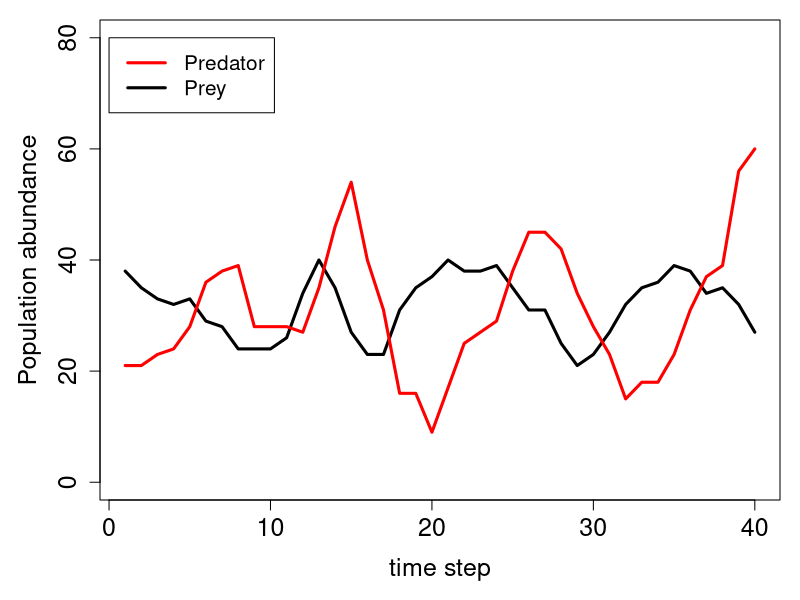

This chart was generated by the following R code:
#IBM Template from https://bradduthie.github.io/blog/individual-based-models-in-r/
#By Brad Duthie

# =============================================================================
# Movement function
# =============================================================================
movement <- function(inds, xloc = 2, yloc = 3, xmax = 8, ymax = 8){
  total_inds   <- dim(inds)[1]; # Get the number of individuals in inds
  move_dists   <- c(-1, 0, 1);  # Define the possible distances to move
  x_move       <- sample(x = move_dists, size = total_inds, replace = TRUE);
  y_move       <- sample(x = move_dists, size = total_inds, replace = TRUE);
  inds[, xloc] <- inds[, xloc] + x_move;
  inds[, yloc] <- inds[, yloc] + y_move;
  # =========   The reflecting boundary is added below
  for(i in 1:total_inds){               # For each individual i in the array
    if(inds[i, xloc] > xmax){         # If it moved passed the maximum xloc
      inds[i, xloc] <- xmax - 1;    # Then move it back toward the centre
    }
    if(inds[i, xloc] < 1){            # If it moved below 1 on xloc
      inds[i, xloc] <- 2;           # Move it toward the centre (2)
    }
    if(inds[i, yloc] > ymax){         # If it moved passed the maximum yloc
      inds[i, yloc] <- ymax - 1;    # Then move it back toward the centre
    }
    if(inds[i, yloc] < 1){            # If it moved below 1 on yloc
      inds[i, yloc] <- 2;           # Then move it toward the centre (2)
    }
  } 
  # =========  Now all individuals should stay on the landscape
  return(inds);
}

# =============================================================================
# Birth function
# =============================================================================
birth <- function(inds, lambda = 0.5, repr_col = 4){
  total_inds       <- dim(inds)[1]; # Get the number of individuals in inds
  ind_cols         <- dim(inds)[2]; # Total inds columns
  inds[, repr_col] <- rpois(n = total_inds, lambda = lambda); 
  total_off        <- sum(inds[, repr_col]);
  # ---- We now have the total number of new offspring; now add to inds
  new_inds     <- array(data = 0, dim = c(total_off, ind_cols));
  new_inds[,1] <- rnorm(n = dim(new_inds)[1], mean = 23, sd = 3);
  new_inds[,2] <- sample(x = 1:8, size = dim(new_inds)[1], replace = TRUE);
  new_inds[,3] <- sample(x = 1:8, size = dim(new_inds)[1], replace = TRUE);
  # ---- Our new offspring can now be attached in the inds array
  inds <- rbind(inds, new_inds);
  return(inds);
}

# =============================================================================
# Death function
# =============================================================================
death <- function(inds, xlen = 8, ylen = 8, dcol = 5, xcol = 2, ycol = 3){
  for(xdim in 1:xlen){      # For each row `xdim` of the landscape...
    for(ydim in 1:ylen){  # For each col `ydim` of the landscape...
      # Get the total number of individuals on the landscape cell
      on_cell <- sum( inds[, xcol] == xdim & inds[, ycol]  == ydim);
      # Only do something if on_cell is more than one
      if(on_cell > 1){
        # Get all of the occupants on the cell
        occupants <- which(inds[, xcol] == xdim & inds[, ycol] == ydim);
        # Sample all but one random occupants to die
        rand_occ  <- sample(x = occupants, size = on_cell - 1);
        # Then add their death to the last column of inds
        inds[rand_occ, dcol] <- 1;
      }
    }
  }
  return(inds);
}

# =============================================================================
# Predation function
# =============================================================================
predation <- function(pred, inds, xcol = 2, ycol = 3, rcol = 4, dcol = 5){
  predators   <- dim(pred)[1]; # Predator number
  pred[, dcol] <- 1;           # Assume dead until proven otherwise
  pred[, rcol] <- 0;           # Assume not reproducing until proven otherwise
  for(p in 1:predators){       # For each predator (p) in the array
    xloc   <- pred[p, xcol]; # Get the x and y locations
    yloc   <- pred[p, ycol];
    N_prey <- sum( inds[, xcol] == xloc & inds[, ycol] == yloc);
    # ----- Let's take care of the predator first below
    if(N_prey > 0){
      pred[p, dcol] <- 0;  # The predator lives
    }
    if(N_prey > 1){
      pred[p, rcol] <- 1;  # The predator reproduces
    }
    # ----- Now let's take care of the prey
    if(N_prey > 0){ # If there are some prey, find them
      prey <- which( inds[, xcol] == xloc & inds[, ycol] == yloc);
      if(N_prey > 2){ # But if there are more than 2, just eat 2
        prey <- sample(x = prey, size = 2, replace = FALSE);
      }
      inds[prey, dcol] <- 1; # Record the prey as dead
    }
  } # We now know which inds died, and which prey died & reproduced
  # ---- Below removes predators that have died
  pred         <- pred[pred[,dcol] == 0,] # Only survivors now left
  # ----- Below adds new predators based on the reproduction above    
  pred_off     <- sum(pred[, rcol]);
  new_pred     <- array(data = 0, dim = c(pred_off, dim(pred)[2]));
  new_pred[,1] <- rnorm(n = dim(new_pred)[1], mean = 23, sd = 3);
  new_pred[,2] <- sample(x = 1:8, size = dim(new_pred)[1], replace = TRUE);
  new_pred[,3] <- sample(x = 1:8, size = dim(new_pred)[1], replace = TRUE);
  pred         <- rbind(pred, new_pred);
  # ----- Now let's remove the prey that were eaten
  inds         <- inds[inds[,dcol] == 0,]; # Only living prey left
  # Now need to return *both* the predator and prey arrays
  pred_prey <- list(pred = pred, inds = inds);
  return(pred_prey);
}

# =============================================================================
# Simulate predator-prey dynamics
# =============================================================================
# ----- Initialise individuals (prey)
inds           <- array(data = 0, dim = c(40, 5));
inds[,1]       <- rnorm(n = dim(inds)[1], mean = 23, sd = 3);
inds[,2]       <- sample(x = 1:8, size = dim(inds)[1], replace = TRUE);
inds[,3]       <- sample(x = 1:8, size = dim(inds)[1], replace = TRUE);
# ----- Initialise individuals (predator)
pred           <- array(data = 0, dim = c(20, 5));
pred[,1]       <- rnorm(n = dim(pred)[1], mean = 23, sd = 3);
pred[,2]       <- sample(x = 1:8, size = dim(pred)[1], replace = TRUE);
pred[,3]       <- sample(x = 1:8, size = dim(pred)[1], replace = TRUE);
# ---- Start the simulation as before
ts         <- 0;
time_steps <- 40;
inds_hist  <- NULL;
pred_hist  <- NULL;
while(ts < time_steps){
  pred            <- movement(pred);
  inds            <- movement(inds); # Note: I increased prey birth rate
  inds            <- birth(inds, lambda = 1.5);
  pred_prey_res   <- predation(pred = pred, inds = inds);
  pred            <- pred_prey_res$pred;
  inds            <- pred_prey_res$inds;
  inds            <- death(inds);
  inds            <- inds[inds[, 5] == 0,]; # Retain living
  ts              <- ts + 1; 
  inds_hist[[ts]] <- inds;
  pred_hist[[ts]] <- pred;
}

# =============================================================================
# Print the results
# =============================================================================
ind_abund <- array(data = NA, dim = c(40, 3));
for(i in 1:40){
  ind_abund[i, 1] <- i;                      # Save the time step
  ind_abund[i, 2] <- dim(inds_hist[[i]])[1]; # rows in inds_hist[[i]]
  ind_abund[i, 3] <- dim(pred_hist[[i]])[1]; # rows in pred_hist[[i]]
}
colnames(ind_abund) <- c("time_step", "abundance", "predators");
print(ind_abund);

# =============================================================================
# Plot the results
# =============================================================================
par(mar = c(5, 5, 1, 1));
plot(x = ind_abund[,2], type = "l", lwd = 3, ylim = c(0, 80), 
     xlab = "time step", ylab = "Population abundance", cex.axis = 1.5, 
     cex.lab = 1.5);
points(x = ind_abund[,3], type = "l", lwd = 3, col = "red");
legend(x = 0, y = 80, legend = c("Predator", "Prey"), col = c("red", "black"),
       cex = 1.25, lty = c("solid", "solid"), lwd = c(3, 3));
